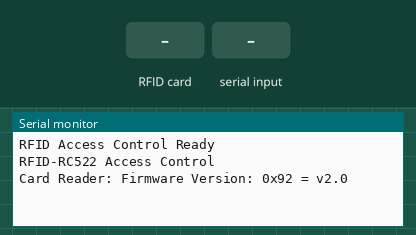
The sketch below on a simulated Arduino Uno, built with avr-gcc and run on an emulated ATmega328P. Shown: the last lines printed to the serial monitor. Inputs (shaded band) come from the test bench.

Above: at 1.2 s.
1.3 s: RFID card 5E 7A 19 C4 held to the reader
At 2.0 s:
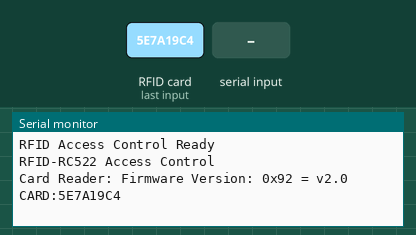
2.8 s: "SCAN\n" received over Serial
At 3.2 s:
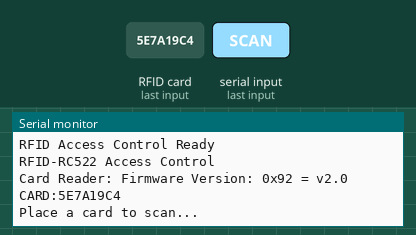
4.3 s: "GRANTED\n" received over Serial
At 5.5 s:
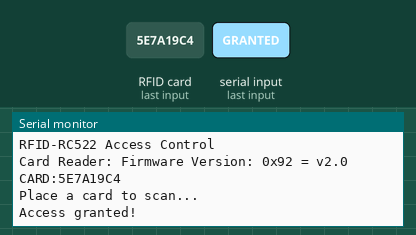
5.8 s: "DENIED\n" received over Serial
At 6.9 s:
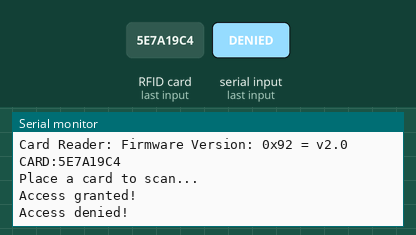

The sketch:

rfid_access_control.ino
```cpp
#include <SPI.h>
#include <MFRC522.h>

#define RST_PIN 9
#define SS_PIN 10

MFRC522 mfrc522(SS_PIN, RST_PIN);  // Create MFRC522 instance

void setup() {
  Serial.begin(9600);   // Initialize serial communications
  while (!Serial);      // Wait for serial port to connect

  SPI.begin();          // Init SPI bus
  mfrc522.PCD_Init();   // Init MFRC522

  Serial.println("RFID Access Control Ready");
  printDetails();
}

void loop() {
  // Check for incoming commands
  if (Serial.available() > 0) {
    String command = Serial.readStringUntil('\n');
    command.trim();

    if (command == "SCAN") {
      Serial.println("Place a card to scan...");
    } else if (command == "GRANTED") {
      // You could trigger a green LED or relay here
      Serial.println("Access granted!");
    } else if (command == "DENIED") {
      // You could trigger a red LED here
      Serial.println("Access denied!");
    }
  }

  // Look for new cards
  if (!mfrc522.PICC_IsNewCardPresent()) {
    return;
  }

  // Select one of the cards
  if (!mfrc522.PICC_ReadCardSerial()) {
    return;
  }

  // Show card UID
  String cardID = getCardUID();
  Serial.print("CARD:");
  Serial.println(cardID);

  delay(1000); // Prevent multiple reads of same card
}

String getCardUID() {
  String cardID = "";
  for (byte i = 0; i < mfrc522.uid.size; i++) {
    cardID += (mfrc522.uid.uidByte[i] < 0x10 ? "0" : "");
    cardID += String(mfrc522.uid.uidByte[i], HEX);
  }
  cardID.toUpperCase();
  return cardID;
}

void printDetails() {
  Serial.println(F("RFID-RC522 Access Control"));
  Serial.print(F("Card Reader: "));
  mfrc522.PCD_DumpVersionToSerial();
} 
```

Measured:
- after the input at 1.3 s, the serial monitor: prints a new line at once (image 1)
- after the input at 2.8 s, the serial monitor: prints a new line at once (image 2)
- after the input at 4.3 s, the serial monitor: prints a new line at once (image 3)
- after the input at 5.8 s, the serial monitor: prints a new line at once (image 4)
